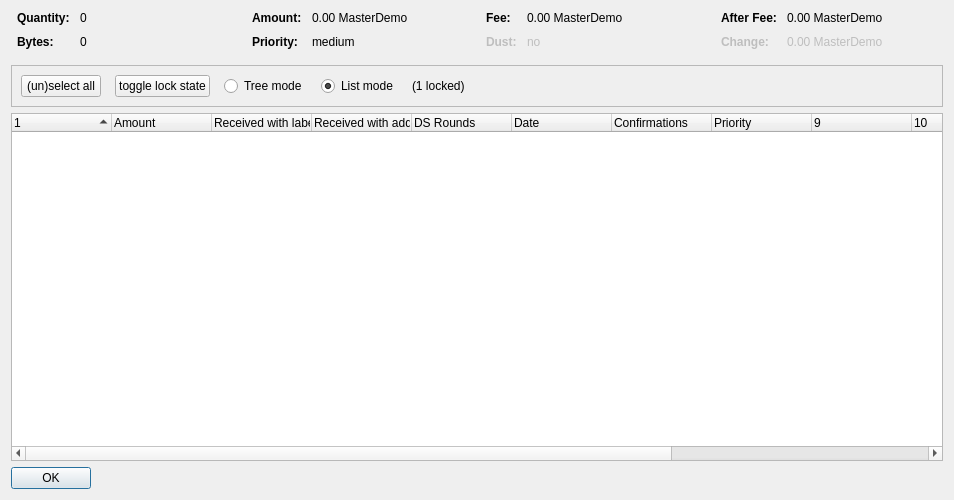
<?xml version="1.0" encoding="UTF-8"?>
<ui version="4.0">
 <class>CoinControlDialog</class>
 <widget class="QDialog" name="CoinControlDialog">
  <property name="geometry">
   <rect>
    <x>0</x>
    <y>0</y>
    <width>954</width>
    <height>500</height>
   </rect>
  </property>
  <property name="windowTitle">
   <string>Coin Selection</string>
  </property>
  <layout class="QVBoxLayout" name="verticalLayout">
   <item>
    <layout class="QHBoxLayout" name="horizontalLayoutTop" stretch="0,0,0,0">
     <property name="topMargin">
      <number>0</number>
     </property>
     <property name="bottomMargin">
      <number>10</number>
     </property>
     <item>
      <layout class="QFormLayout" name="formLayoutCoinControl1">
       <property name="horizontalSpacing">
        <number>10</number>
       </property>
       <property name="verticalSpacing">
        <number>10</number>
       </property>
       <property name="leftMargin">
        <number>6</number>
       </property>
       <property name="rightMargin">
        <number>6</number>
       </property>
       <item row="0" column="0">
        <widget class="QLabel" name="labelCoinControlQuantityText">
         <property name="font">
          <font>
           <weight>75</weight>
           <bold>true</bold>
          </font>
         </property>
         <property name="text">
          <string>Quantity:</string>
         </property>
        </widget>
       </item>
       <item row="0" column="1">
        <widget class="QLabel" name="labelCoinControlQuantity">
         <property name="cursor">
          <cursorShape>IBeamCursor</cursorShape>
         </property>
         <property name="contextMenuPolicy">
          <enum>Qt::ActionsContextMenu</enum>
         </property>
         <property name="text">
          <string notr="true">0</string>
         </property>
         <property name="textInteractionFlags">
          <set>Qt::LinksAccessibleByMouse|Qt::TextSelectableByKeyboard|Qt::TextSelectableByMouse</set>
         </property>
        </widget>
       </item>
       <item row="1" column="0">
        <widget class="QLabel" name="labelCoinControlBytesText">
         <property name="font">
          <font>
           <weight>75</weight>
           <bold>true</bold>
          </font>
         </property>
         <property name="text">
          <string>Bytes:</string>
         </property>
        </widget>
       </item>
       <item row="1" column="1">
        <widget class="QLabel" name="labelCoinControlBytes">
         <property name="cursor">
          <cursorShape>IBeamCursor</cursorShape>
         </property>
         <property name="contextMenuPolicy">
          <enum>Qt::ActionsContextMenu</enum>
         </property>
         <property name="text">
          <string notr="true">0</string>
         </property>
         <property name="textInteractionFlags">
          <set>Qt::LinksAccessibleByMouse|Qt::TextSelectableByKeyboard|Qt::TextSelectableByMouse</set>
         </property>
        </widget>
       </item>
      </layout>
     </item>
     <item>
      <layout class="QFormLayout" name="formLayoutCoinControl2">
       <property name="horizontalSpacing">
        <number>10</number>
       </property>
       <property name="verticalSpacing">
        <number>10</number>
       </property>
       <property name="leftMargin">
        <number>6</number>
       </property>
       <property name="rightMargin">
        <number>6</number>
       </property>
       <item row="0" column="0">
        <widget class="QLabel" name="labelCoinControlAmountText">
         <property name="font">
          <font>
           <weight>75</weight>
           <bold>true</bold>
          </font>
         </property>
         <property name="text">
          <string>Amount:</string>
         </property>
        </widget>
       </item>
       <item row="0" column="1">
        <widget class="QLabel" name="labelCoinControlAmount">
         <property name="cursor">
          <cursorShape>IBeamCursor</cursorShape>
         </property>
         <property name="contextMenuPolicy">
          <enum>Qt::ActionsContextMenu</enum>
         </property>
         <property name="text">
          <string notr="true">0.00 MasterDemo</string>
         </property>
         <property name="textInteractionFlags">
          <set>Qt::LinksAccessibleByMouse|Qt::TextSelectableByKeyboard|Qt::TextSelectableByMouse</set>
         </property>
        </widget>
       </item>
       <item row="1" column="0">
        <widget class="QLabel" name="labelCoinControlPriorityText">
         <property name="font">
          <font>
           <weight>75</weight>
           <bold>true</bold>
          </font>
         </property>
         <property name="text">
          <string>Priority:</string>
         </property>
        </widget>
       </item>
       <item row="1" column="1">
        <widget class="QLabel" name="labelCoinControlPriority">
         <property name="cursor">
          <cursorShape>IBeamCursor</cursorShape>
         </property>
         <property name="contextMenuPolicy">
          <enum>Qt::ActionsContextMenu</enum>
         </property>
         <property name="text">
          <string>medium</string>
         </property>
         <property name="textInteractionFlags">
          <set>Qt::LinksAccessibleByMouse|Qt::TextSelectableByKeyboard|Qt::TextSelectableByMouse</set>
         </property>
        </widget>
       </item>
      </layout>
     </item>
     <item>
      <layout class="QFormLayout" name="formLayoutCoinControl3">
       <property name="horizontalSpacing">
        <number>10</number>
       </property>
       <property name="verticalSpacing">
        <number>10</number>
       </property>
       <property name="leftMargin">
        <number>6</number>
       </property>
       <property name="rightMargin">
        <number>6</number>
       </property>
       <item row="0" column="0">
        <widget class="QLabel" name="labelCoinControlFeeText">
         <property name="font">
          <font>
           <weight>75</weight>
           <bold>true</bold>
          </font>
         </property>
         <property name="text">
          <string>Fee:</string>
         </property>
        </widget>
       </item>
       <item row="0" column="1">
        <widget class="QLabel" name="labelCoinControlFee">
         <property name="cursor">
          <cursorShape>IBeamCursor</cursorShape>
         </property>
         <property name="contextMenuPolicy">
          <enum>Qt::ActionsContextMenu</enum>
         </property>
         <property name="text">
          <string notr="true">0.00 MasterDemo</string>
         </property>
         <property name="textInteractionFlags">
          <set>Qt::LinksAccessibleByMouse|Qt::TextSelectableByKeyboard|Qt::TextSelectableByMouse</set>
         </property>
        </widget>
       </item>
       <item row="1" column="0">
        <widget class="QLabel" name="labelCoinControlLowOutputText">
         <property name="enabled">
          <bool>false</bool>
         </property>
         <property name="font">
          <font>
           <weight>75</weight>
           <bold>true</bold>
          </font>
         </property>
         <property name="text">
          <string>Dust:</string>
         </property>
        </widget>
       </item>
       <item row="1" column="1">
        <widget class="QLabel" name="labelCoinControlLowOutput">
         <property name="enabled">
          <bool>false</bool>
         </property>
         <property name="cursor">
          <cursorShape>IBeamCursor</cursorShape>
         </property>
         <property name="contextMenuPolicy">
          <enum>Qt::ActionsContextMenu</enum>
         </property>
         <property name="text">
          <string>no</string>
         </property>
         <property name="textInteractionFlags">
          <set>Qt::LinksAccessibleByMouse|Qt::TextSelectableByKeyboard|Qt::TextSelectableByMouse</set>
         </property>
        </widget>
       </item>
      </layout>
     </item>
     <item>
      <layout class="QFormLayout" name="formLayoutCoinControl4">
       <property name="horizontalSpacing">
        <number>10</number>
       </property>
       <property name="verticalSpacing">
        <number>10</number>
       </property>
       <property name="leftMargin">
        <number>6</number>
       </property>
       <property name="rightMargin">
        <number>6</number>
       </property>
       <item row="0" column="0">
        <widget class="QLabel" name="labelCoinControlAfterFeeText">
         <property name="font">
          <font>
           <weight>75</weight>
           <bold>true</bold>
          </font>
         </property>
         <property name="text">
          <string>After Fee:</string>
         </property>
        </widget>
       </item>
       <item row="0" column="1">
        <widget class="QLabel" name="labelCoinControlAfterFee">
         <property name="cursor">
          <cursorShape>IBeamCursor</cursorShape>
         </property>
         <property name="contextMenuPolicy">
          <enum>Qt::ActionsContextMenu</enum>
         </property>
         <property name="text">
          <string notr="true">0.00 MasterDemo</string>
         </property>
         <property name="textInteractionFlags">
          <set>Qt::LinksAccessibleByMouse|Qt::TextSelectableByKeyboard|Qt::TextSelectableByMouse</set>
         </property>
        </widget>
       </item>
       <item row="1" column="0">
        <widget class="QLabel" name="labelCoinControlChangeText">
         <property name="enabled">
          <bool>false</bool>
         </property>
         <property name="font">
          <font>
           <weight>75</weight>
           <bold>true</bold>
          </font>
         </property>
         <property name="text">
          <string>Change:</string>
         </property>
        </widget>
       </item>
       <item row="1" column="1">
        <widget class="QLabel" name="labelCoinControlChange">
         <property name="enabled">
          <bool>false</bool>
         </property>
         <property name="cursor">
          <cursorShape>IBeamCursor</cursorShape>
         </property>
         <property name="contextMenuPolicy">
          <enum>Qt::ActionsContextMenu</enum>
         </property>
         <property name="text">
          <string notr="true">0.00 MasterDemo</string>
         </property>
         <property name="textInteractionFlags">
          <set>Qt::LinksAccessibleByMouse|Qt::TextSelectableByKeyboard|Qt::TextSelectableByMouse</set>
         </property>
        </widget>
       </item>
      </layout>
     </item>
    </layout>
   </item>
   <item>
    <widget class="QFrame" name="frame">
     <property name="minimumSize">
      <size>
       <width>0</width>
       <height>40</height>
      </size>
     </property>
     <property name="frameShape">
      <enum>QFrame::StyledPanel</enum>
     </property>
     <property name="frameShadow">
      <enum>QFrame::Sunken</enum>
     </property>
     <layout class="QHBoxLayout" name="horizontalLayout">
      <item>
       <layout class="QHBoxLayout" name="horizontalLayoutPanel" stretch="0,0,0,0,0,0">
        <property name="spacing">
         <number>14</number>
        </property>
        <item>
         <widget class="QPushButton" name="pushButtonSelectAll">
          <property name="sizePolicy">
           <sizepolicy hsizetype="Maximum" vsizetype="Fixed">
            <horstretch>0</horstretch>
            <verstretch>0</verstretch>
           </sizepolicy>
          </property>
          <property name="text">
           <string>(un)select all</string>
          </property>
          <property name="autoDefault">
           <bool>false</bool>
          </property>
         </widget>
        </item>
        <item>
         <widget class="QPushButton" name="pushButtonToggleLock">
          <property name="sizePolicy">
           <sizepolicy hsizetype="Maximum" vsizetype="Fixed">
            <horstretch>0</horstretch>
            <verstretch>0</verstretch>
           </sizepolicy>
          </property>
          <property name="text">
           <string>toggle lock state</string>
          </property>
          <property name="autoDefault">
           <bool>false</bool>
          </property>
         </widget>
        </item>
        <item>
         <widget class="QRadioButton" name="radioTreeMode">
          <property name="sizePolicy">
           <sizepolicy hsizetype="Maximum" vsizetype="Fixed">
            <horstretch>0</horstretch>
            <verstretch>0</verstretch>
           </sizepolicy>
          </property>
          <property name="text">
           <string>Tree mode</string>
          </property>
         </widget>
        </item>
        <item>
         <widget class="QRadioButton" name="radioListMode">
          <property name="sizePolicy">
           <sizepolicy hsizetype="Maximum" vsizetype="Fixed">
            <horstretch>0</horstretch>
            <verstretch>0</verstretch>
           </sizepolicy>
          </property>
          <property name="text">
           <string>List mode</string>
          </property>
          <property name="checked">
           <bool>true</bool>
          </property>
         </widget>
        </item>
        <item>
         <widget class="QLabel" name="labelLocked">
          <property name="text">
           <string>(1 locked)</string>
          </property>
         </widget>
        </item>
        <item>
         <spacer name="horizontalSpacer">
          <property name="orientation">
           <enum>Qt::Horizontal</enum>
          </property>
          <property name="sizeHint" stdset="0">
           <size>
            <width>40</width>
            <height>20</height>
           </size>
          </property>
         </spacer>
        </item>
       </layout>
      </item>
     </layout>
    </widget>
   </item>
   <item>
    <widget class="CoinControlTreeWidget" name="treeWidget">
     <property name="contextMenuPolicy">
      <enum>Qt::CustomContextMenu</enum>
     </property>
     <property name="sortingEnabled">
      <bool>false</bool>
     </property>
     <property name="columnCount">
      <number>13</number>
     </property>
     <attribute name="headerShowSortIndicator" stdset="0">
      <bool>true</bool>
     </attribute>
     <attribute name="headerStretchLastSection">
      <bool>false</bool>
     </attribute>
     <column>
      <property name="text">
       <string/>
      </property>
     </column>
     <column>
      <property name="text">
       <string>Amount</string>
      </property>
     </column>
     <column>
      <property name="text">
       <string>Received with label</string>
      </property>
     </column>
     <column>
      <property name="text">
       <string>Received with address</string>
      </property>
     </column>
     <column>
      <property name="text">
       <string>DS Rounds</string>
      </property>
     </column>
     <column>
      <property name="text">
       <string>Date</string>
      </property>
     </column>
     <column>
      <property name="text">
       <string>Confirmations</string>
      </property>
      <property name="toolTip">
       <string>Confirmed</string>
      </property>
     </column>
     <column>
      <property name="text">
       <string>Priority</string>
      </property>
     </column>
     <column>
      <property name="text">
       <string/>
      </property>
     </column>
     <column>
      <property name="text">
       <string/>
      </property>
     </column>
     <column>
      <property name="text">
       <string/>
      </property>
     </column>
     <column>
      <property name="text">
       <string/>
      </property>
     </column>
     <column>
      <property name="text">
       <string/>
      </property>
     </column>
    </widget>
   </item>
   <item>
    <widget class="QDialogButtonBox" name="buttonBox">
     <property name="sizePolicy">
      <sizepolicy hsizetype="Maximum" vsizetype="Fixed">
       <horstretch>0</horstretch>
       <verstretch>0</verstretch>
      </sizepolicy>
     </property>
     <property name="orientation">
      <enum>Qt::Horizontal</enum>
     </property>
     <property name="standardButtons">
      <set>QDialogButtonBox::Ok</set>
     </property>
    </widget>
   </item>
  </layout>
 </widget>
 <customwidgets>
  <customwidget>
   <class>CoinControlTreeWidget</class>
   <extends>QTreeWidget</extends>
   <header>coincontroltreewidget.h</header>
  </customwidget>
 </customwidgets>
 <resources/>
 <connections/>
</ui>
